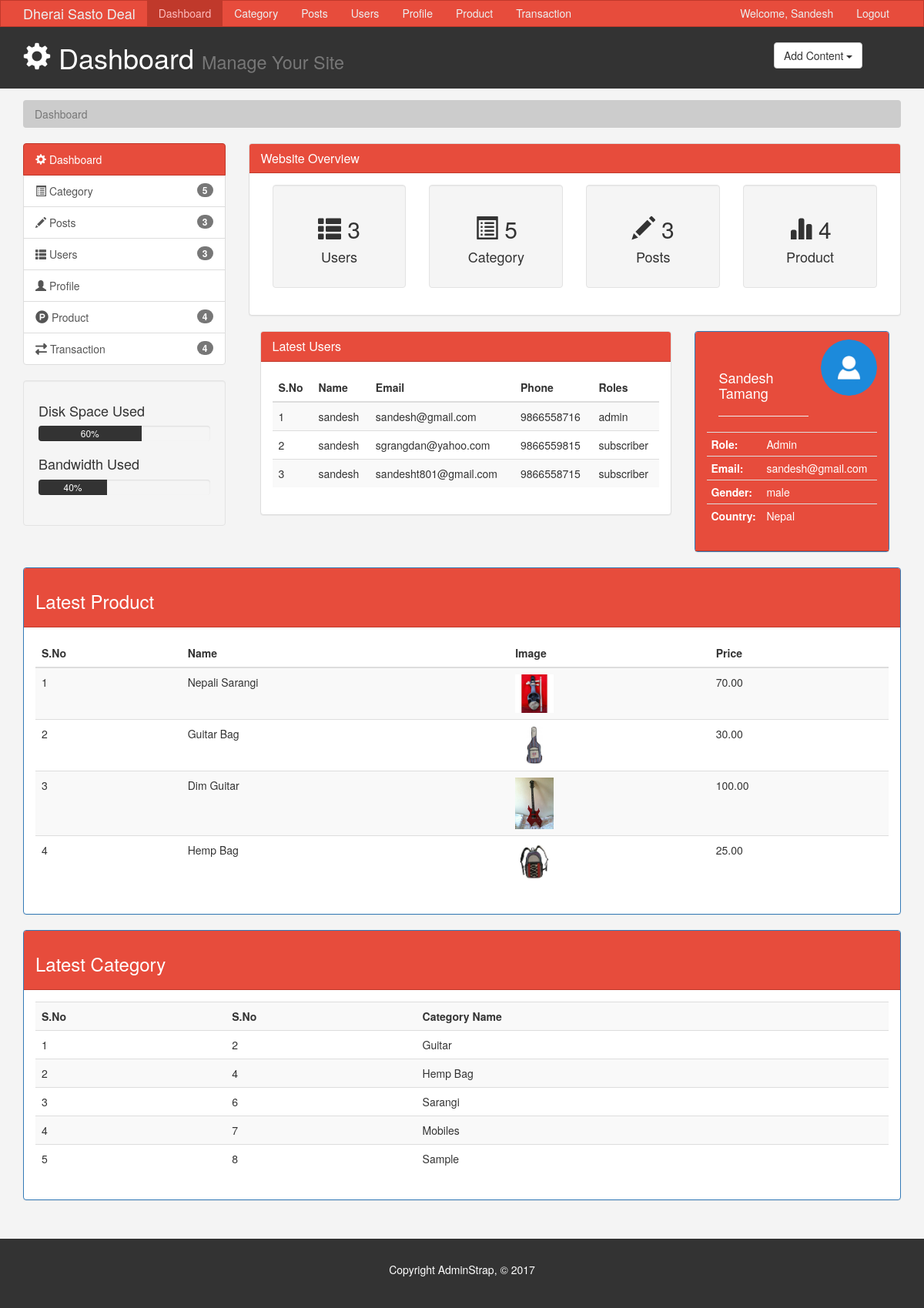
Screenshot of /adminpanel/index.php?nocookie=set (signed in) with the database file from the repository.
### tables this page shows
CREATE TABLE `user` (
  `user_id` int(10) NOT NULL,
  `role` text NOT NULL,
  `user_f_name` varchar(20) NOT NULL,
  `user_l_name` varchar(20) NOT NULL,
  `user_email` varchar(40) NOT NULL,
  `user_password` varchar(255) NOT NULL,
  `user_gender` varchar(10) NOT NULL,
  `user_phone_no` text NOT NULL,
  `Confirmed` tinyint(4) NOT NULL,
  `token` varchar(10) NOT NULL,
  `reset` varchar(6) NOT NULL,
  `user_date` timestamp NOT NULL DEFAULT CURRENT_TIMESTAMP ON UPDATE CURRENT_TIMESTAMP
);

CREATE TABLE `tbl_product` (
  `id` int(11) NOT NULL,
  `c_id` int(11) NOT NULL,
  `name` varchar(255) NOT NULL,
  `image` varchar(255) NOT NULL,
  `price` double(10,2) NOT NULL,
  `display` varchar(50) DEFAULT NULL,
  `author` varchar(50) NOT NULL,
  `Description` text NOT NULL,
  `info` text NOT NULL
);

CREATE TABLE `category` (
  `c_id` int(11) NOT NULL,
  `category_name` text NOT NULL,
  `image` varchar(20) NOT NULL
);

### adminpanel/index.php (the view, shortened to what this page needs)
<?php
  include '../includes/db.php';
  $data = array();
    $sql ="SELECT * FROM user";
  $run = mysqli_query($conn, $sql);
  $total_user = mysqli_num_rows($run);
  $sql ="SELECT * FROM tbl_product";
  $run = mysqli_query($conn, $sql);
  $total_pro = mysqli_num_rows($run);
  $sql ="SELECT * FROM post";
  $run = mysqli_query($conn, $sql);
  $total_post = mysqli_num_rows($run);
  $sql ="SELECT * FROM category";
  $run = mysqli_query($conn, $sql);
  $total_category = mysqli_num_rows($run);
?>
<!DOCTYPE html>
<html lang="en">
  <head>
    <link rel="stylesheet" href="../../font-awesome/css/font-awesome.min.css">
    <link href="css/bootstrap.min.css" rel="stylesheet">
    <link href="css/style.css" rel="stylesheet">
  </head>
  <body>
    <nav class="navbar navbar-default">
      <div class="container">
        <div class="navbar-header">
          <a class="navbar-brand" href="#">Dherai Sasto Deal</a>
        </div>
        <div id="navbar" class="collapse navbar-collapse">
          <ul class="nav navbar-nav">
            <li class="active"><a href="index.php">Dashboard</a></li>
            <li><a href="pages.php">Category</a></li>
            <li><a href="posts.php">Posts</a></li>
            <li><a href="users.php">Users</a></li>
            <li><a href="profile.php">Profile</a></li>
            <li><a href="product.php">Product</a></li>
            <li><a href="transaction.php">Transaction</a></li>
          </ul>
          <ul class="nav navbar-nav navbar-right">
            <li><a href="profile.php">Welcome, <?php echo ucfirst($_SESSION['givenName']);  ?></a></li>
            <li><a href="../logout.php">Logout</a></li>
          </ul>
        </div>
      </div>
    </nav>
    <header id="header">
      <div class="container">
        <div class="row">
          <div class="col-md-10">
            <h1><span class="glyphicon glyphicon-cog" aria-hidden="true"></span> Dashboard <small>Manage Your Site</small></h1>
          </div>
          <div class="col-md-2">
            <div class="dropdown create">
              <button class="btn btn-default dropdown-toggle" type="button" id="dropdownMenu1" data-toggle="dropdown" aria-haspopup="true" aria-expanded="true">
                Add Content
                <span class="caret"></span>
              </button>
            </div>
          </div>
        </div>
      </div>
    </header>
    <section id="breadcrumb">
      <div class="container">
        <ol class="breadcrumb">
          <li class="active">Dashboard</li>
        </ol>
      </div>
    </section>
    <section id="main">
      <div class="container">
        <div class="row">
          <div class="col-md-3">
            <div class="list-group">
              <a href="index.php" class="list-group-item active main-color-bg">
                <span class="glyphicon glyphicon-cog" aria-hidden="true"></span> Dashboard
              </a>
              <a href="pages.php" class="list-group-item"><span class="glyphicon glyphicon-list-alt" aria-hidden="true"></span> Category <span class="badge"><?php echo $total_category;?></span></a>
              <a href="posts.php" class="list-group-item"><span class="glyphicon glyphicon-pencil" aria-hidden="true"></span> Posts <span class="badge"><?php echo $total_post;?></span></a>
              <a href="users.php" class="list-group-item"><span class="glyphicon glyphicon-th-list" aria-hidden="true"></span> Users <span class="badge"><?php echo $total_user;?></span></a>
              <a href="profile.php" class="list-group-item"><span class="glyphicon glyphicon-user" aria-hidden="true"></span> Profile <span class="badge"></span></a>
              <a href="product.php" class="list-group-item"><span  class="fa fa-product-hunt " aria-hidden="true" style="font-size: 17px;"></span> Product <span class="badge"><?php echo $total_pro;?></span></a>
              <a href="transaction.php" class="list-group-item"><span  class="fa fa-exchange" aria-hidden="true" style="font-size: 15px;"></span> Transaction <span class="badge"><?php echo $total_pro;?></span></a>
            </div>
            <div class="well">
              <h4>Disk Space Used</h4>
              <div class="progress">
                  <div class="progress-bar" role="progressbar" aria-valuenow="60" aria-valuemin="0" aria-valuemax="100" style="width: 60%;">
                      60%
              </div>
            </div>
            <h4>Bandwidth Used </h4>
            <div class="progress">
                <div class="progress-bar" role="progressbar" aria-valuenow="40" aria-valuemin="0" aria-valuemax="100" style="width: 40%;">
                    40%
            </div>
          </div>
            </div>
          </div>
          <div class="col-md-9">
            <div class="panel panel-default">
              <div class="panel-heading main-color-bg">
                <h3 class="panel-title">Website Overview</h3>
              </div>
              <div class="panel-body">
                <div class="col-md-3">
                  <div class="well dash-box">
                    <h2><span class="glyphicon glyphicon-th-list" aria-hidden="true"></span> <?php echo $total_user;?></h2>
                    <h4>Users</h4>
                  </div>
                </div>
                <div class="col-md-3">
                  <div class="well dash-box">
                    <h2><span class="glyphicon glyphicon-list-alt" aria-hidden="true"></span> <?php echo $total_category;?></h2>
                    <h4>Category</h4>
                  </div>
                </div>
                <div class="col-md-3">
                  <div class="well dash-box">
                    <h2><span class="glyphicon glyphicon-pencil" aria-hidden="true"></span> <?php echo $total_post;?></h2>
                    <h4>Posts</h4>
                  </div>
                </div>
                <div class="col-md-3">
                  <div class="well dash-box">
                    <h2><span class="glyphicon glyphicon-stats" aria-hidden="true"></span> <?php echo $total_pro;?></h2>
                    <h4>Product</h4>
                  </div>
                </div>
              </div>
              </div>
              <div class="col-lg-8">
              <div class="panel panel-default">
                <div class="panel-heading main-color-bg">
                  <h3 class="panel-title">Latest Users</h3>
                </div>
                <div class="panel-body">
                  <table class="table table-striped table-hover">
                    <thead>
                      <tr>
                        <th>S.No</th>
                        <th>Name</th>
                        <th>Email</th>
                        <th>Phone</th>
                        <th>Roles</th>
                      </tr>
                      </thead>
                      <tbody>                      <?php
                     $sql = "SELECT * FROM user LIMIT 5";
                   $run = mysqli_query($conn, $sql);
                   $num = 1;
                   while($rows = mysqli_fetch_assoc($run)){
                    array_push($data, $rows);
                   }
                   foreach ($data as $d) {
                     echo '
                      <tr>
                         <td>'.$num.'</td>
                         <td>'.$d['user_f_name'].' '.$rows['user_l_name'].'</td>
                         <td>'.$d['user_email'].'</td>
                         <td>'.$d['user_phone_no'].'</td>
                         <td>'.$d['role'].'</td>
                       </tr>
                      ';
                      $num++;
                   }
                ?>
                </tbody>
                    </table>
                </div>
              </div>
              </div>
              <div class="col-lg-4">
               <div class="panel panel-primary">
             <div class="panel-heading main-color-bg">
               <div class ="col-md-8">
                <div class="page-header"><h4><?php echo ucfirst($_SESSION['givenName']).' '.ucfirst($_SESSION['familyName']); ?></h4></div>
                </div>
                <?php if( isset($_SESSION['picture']) ) { ?>
                  <div>
                     <img src="<?php echo $_SESSION['picture'];  ?>" width="33%" class="img-circle pull-right">
                  </div>
                  <?php
                }else{
                  echo ' <div>
                     <img src="../images/avatar.png" width="33%" class="img-circle pull-right">
                  </div>';
                }
                ?>
                   <table class="table table-condensed">
                      <tbody>
                         <tr>
                           <th>Role:</th>
                           <td>Admin</td>
                         </tr>
                         <tr>
                           <th>Email:</th>
                           <td><?php echo $_SESSION['email'];  ?></td>
                         </tr>
                         <tr>
                           <th>Gender:</th>
                           <td><?php echo $_SESSION['gender'];  ?></td>
                         </tr>
                         <tr>
                           <th>Country:</th>
                           <td>Nepal</td>
                         </tr>
                      </tbody>
                   </table>
               </div>
          </div>
        </div>
          </div>
           <div class="col-lg-12">
         <div class="panel panel-primary">
                       <div class="panel-heading main-color-bg"><h3>Latest Product</h3></div>
                     <div class=" panel-body">
                       <table class="table table-striped">
                         <thead>
                            <tr>
                             <th>S.No</th>
                             <th>Name</th>
                             <th>Image</th>
                             <th>Price</th>
                            </tr>
                         </thead>
                         <tbody>
                         <?php
                           $number = 1;
                           $query = "SELECT * FROM tbl_product ORDER BY id DESC LIMIT 5 ";
                           $result = mysqli_query($conn, $query);
                           if(mysqli_num_rows($result) > 0){
                              while($rows = mysqli_fetch_array($result))
                                  {
                                     echo'
                                       <tr>
                                         <td>'.$number.'</td>
                                         <td>'.$rows['name'].'</td>
                                         <td>'.($rows['image'] == '' ? 'No Image' : '<img src="../images/'.$rows['image'].'" width="50px">').'</td>
                                         <td>'.($rows['price']).'</td>
                                     ';
                                 $number++;
                               }
                             }
                             ?>
                             </tbody>
                           </table>
                         </div>
                   </div>
       </div>
      <div class="col-lg-12">
       <div class="panel panel-primary">
           <div class="panel-heading main-color-bg"><h3>Latest Category</h3></div>
         <div class=" panel-body">
          <table class="table table-striped table-hover">
                           <th>S.No</th>
                           <th>S.No</th>
                           <th>Category Name</th>
                      <?php
                         $sql ="SELECT * FROM category";
                         $run = mysqli_query($conn,$sql);
                         $num = 1;
                         while($rows = mysqli_fetch_assoc($run)){
                           if( $rows['category_name'] == 'home'){
                                continue;
                           } else {
                               echo '
                                 <tr>
                                   <td>'.$num.'</td>
                                   <td>'.$rows['c_id'].'</td>
                                   <td>'.ucfirst($rows['category_name']).'</td>
                                 </tr>
                                 ';
                                 $num++;
                              }
                         }
                      ?>
                    </table>
         </div>
       </div>
       </div>
        </div>
      </div>
    </section>
    <footer id="footer">
      <p>Copyright AdminStrap, &copy; 2017</p>
    </footer>
  </body>
</html>

### adminpanel/css/style.css (style rules this page uses)
body { background:#f4f4f4; }
.navbar { min-height: 33px !important; margin-bottom:0; border-radius:0; }
.navbar-nav > li > a, .navbar-brand { padding-top:6px !important; padding-bottom:0 !important; height: 33px; }
.navbar-default { background-color: #e74c3c; border-color: #c0392b; }
.navbar-default .navbar-brand { color: #ecf0f1; }
.navbar-default .navbar-nav > li > a { color: #ecf0f1; }
.navbar-default .navbar-nav > .active > a, .navbar-default .navbar-nav > .active > a:hover, .navbar-default .navbar-nav > .active > a:focus { color: #ffbbbc; background-color: #c0392b; }
.navbar-default .navbar-collapse, .navbar-default .navbar-form { border-color: #ecf0f1; }
.main-color-bg { background-color: #e74c3c !important; border-color: #c0392b !important; color:#ffffff !important; }
#header { background:#333333; color:#ffffff; padding-bottom: 10px; margin-bottom: 15px; }
#header .create { padding-top: 20px; }
.breadcrumb { background:#cccccc; color:#333333; }
.progress-bar { background:#333333; color:#ffffff; }
.dash-box { text-align:center; }
#footer { background:#333333; color:#ffffff; text-align:center; padding:30px; margin-top:30px; }

### rows the page displays
user: user_f_name "sandesh", user_email "sandesh@gmail.com", user_phone_no "9866558716", role "admin"
user: user_f_name "sandesh", user_email "sgrangdan@yahoo.com", user_phone_no "9866559815", role "subscriber"
user: user_f_name "sandesh", user_email "sandesht801@gmail.com", user_phone_no "9866558715", role "subscriber"
tbl_product: name "Nepali Sarangi", image (picture), price "70.00"
tbl_product: name "Guitar Bag", image (picture), price "30.00"
tbl_product: name "Dim Guitar", image (picture), price "100.00"
tbl_product: name "Hemp Bag", image (picture), price "25.00"
category: c_id "2", category_name "Guitar"
category: c_id "4", category_name "Hemp Bag"
category: c_id "6", category_name "Sarangi"
category: c_id "7", category_name "Mobiles"
category: c_id "8", category_name "Sample"

### other values shown
$_SESSION['givenName'] "Sandesh"
$total_category "5"
$total_post "3"
$total_user "3"
$total_pro "4"
$_SESSION['familyName'] "Tamang"
$_SESSION['email'] "sandesh@gmail.com"
$_SESSION['gender'] "male"
